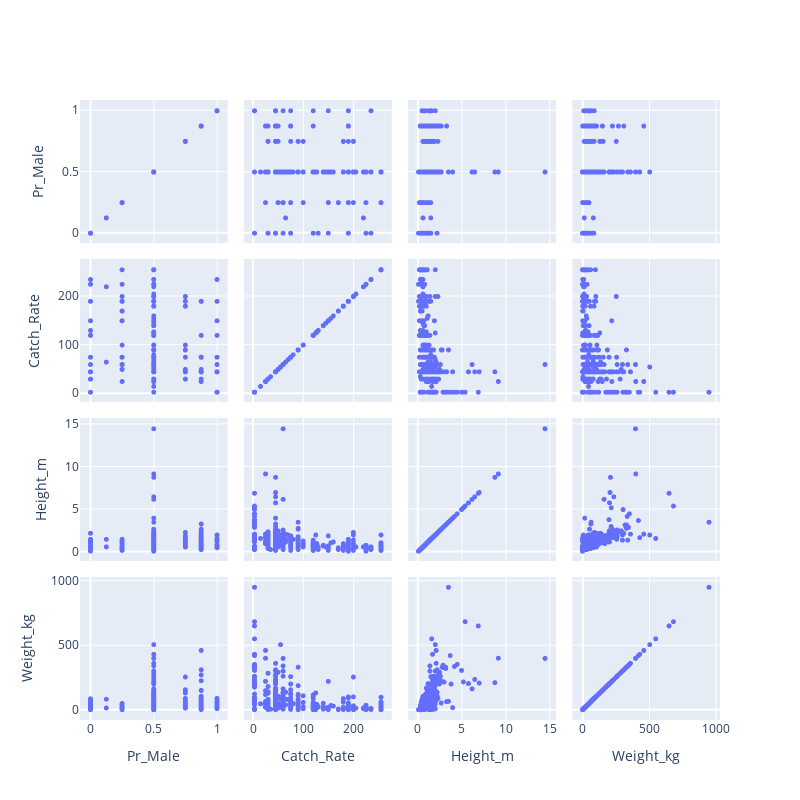

Notebook code cell kept with this figure:
### Code cell
d_list = ['Pr_Male', 'Catch_Rate', 'Height_m', 'Weight_kg']#['Catch_Rate', 'HP', 'Attack', 'Defense', 'Sp_Atk', 'Sp_Def', 'Speed']
dimensions = []

for d in d_list:
    dimensions.append(dict(label=d, values=poke[d]))

data = go.Splom(dimensions=dimensions, 
                showupperhalf=True,
                marker = dict(size=5, showscale=False,))
fig = go.Figure(data=data)
fig.update_layout(height=800, width= 800)
#fig.show()

### Figure 1 — Plotly figure (JSON) as saved in the notebook; plotly's stock layout.template omitted (floating-point values rounded to 4 significant figures; data arrays with more than 128 entries replaced by an {"elided": "..."} marker saying what was removed)
{"data": [{"dimensions": [{"label": "Pr_Male", "values": {"elided": "721 float values"}}, {"label": "Catch_Rate", "values": {"elided": "721 int values"}}, {"label": "Height_m", "values": {"elided": "721 float values"}}, {"label": "Weight_kg", "values": {"elided": "721 float values"}}], "marker": {"showscale": false, "size": 5}, "showupperhalf": true, "type": "splom"}], "layout": {"height": 800, "width": 800, "xaxis": {"autorange": true, "range": [-0.08297, 1.083], "type": "linear"}, "xaxis2": {"autorange": true, "range": [-17.91, 275.9], "type": "linear"}, "xaxis3": {"autorange": true, "range": [-1.095, 15.69], "type": "linear"}, "xaxis4": {"autorange": true, "range": [-78.71, 1029.0], "type": "linear"}, "yaxis": {"autorange": true, "range": [-0.0839, 1.084], "type": "linear"}, "yaxis2": {"autorange": true, "range": [-18.14, 276.1], "type": "linear"}, "yaxis3": {"autorange": true, "range": [-1.108, 15.71], "type": "linear"}, "yaxis4": {"autorange": true, "range": [-79.59, 1030.0], "type": "linear"}}}
